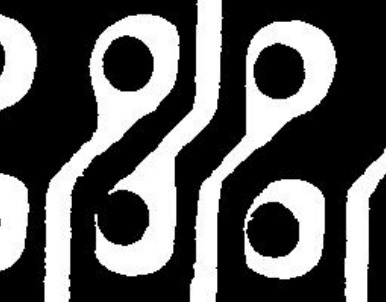
%> input picture Courses' Homeworks/Digital Image Processing/Homework 05/codes/input/pcb.jpg, 386 x 302 px
$ octave ex03.m   (GNU Octave 9; MATLAB toolbox functions it lacks are replaced by stand-ins)
%> lines starting %> are read from the running program, lines starting %| are printed output that depends on the picture; in (x1, y1, x2, y2) boxes, pixels count from 0 and x2, y2 are one past the last pixel; in counts of white or black regions, pixels touching at a corner belong together; the program's own positions count from 1
clear; close all; clc; warning off

im = imread('input\pcb.jpg');
%> im is the input picture: size 302x386x3 uint8; min 0, max 255, mean 90.9
level = graythresh(im);
%> level = 0.49
imBin = im2bw(im,level);
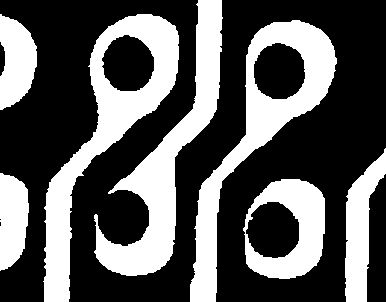
%> imBin: size 302x386 logical; 35.7% white; 7 white regions, largest, box (x1, y1, x2, y2) and area: (43, 14, 179, 302) 10175, (94, 0, 223, 276) 9474, (190, 20, 337, 302) 9474
figure(1); imshow(imBin); title('Binarized Original Image');
imBinInv = ~imBin;
figure(2); imshow(imBinInv); title('Inverted Binarized Original Image');

imInvHolSep = imdilate(imerode(imBinInv,strel('disk',21)),strel('disk',23));
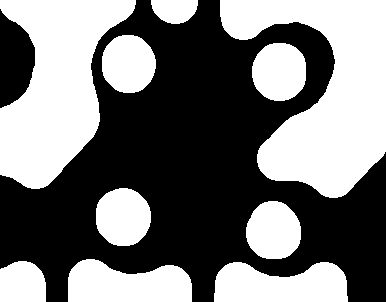
%> imInvHolSep: size 302x386 logical; 46.6% white; 10 white regions, largest, box (x1, y1, x2, y2) and area: (220, 0, 386, 198) 18070, (0, 0, 136, 189) 15025, (214, 262, 348, 302) 4337
figure(3); imshow(imInvHolSep); title('Inverted Holes Separated');

imInHolSepBound = imInvHolSep & ~imerode(imInvHolSep,strel('disk',2));
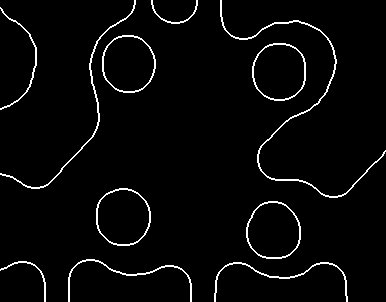
%> imInHolSepBound: size 302x386 logical; 3.2% white in thin lines or dots
figure(4); imshow(imInHolSepBound); title('Inverted Holes Boundaries');

imInvHolSepFill = imfill(imInHolSepBound,'holes');
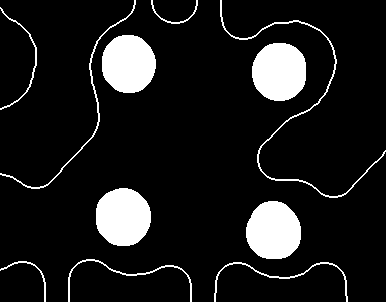
%> imInvHolSepFill: size 302x386 logical; 10.9% white; 11 white regions, largest, box (x1, y1, x2, y2) and area: (96, 188, 151, 246) 2552, (252, 43, 306, 101) 2544, (246, 201, 301, 259) 2540
figure(5); imshow(imInvHolSepFill); title('Inverted Holes Filled After Setting Boundaries');

imInvHolSepDist = imerode(imInvHolSepFill,strel('disk',1));
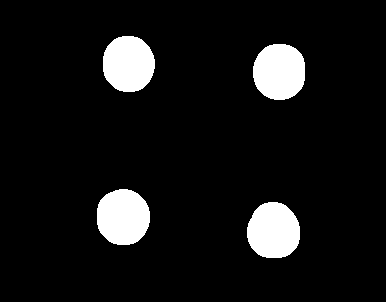
%> imInvHolSepDist: size 302x386 logical; 8.2% white; 4 white regions, box (x1, y1, x2, y2) and area: (97, 189, 150, 245) 2394, (253, 44, 305, 100) 2385, (247, 202, 300, 258) 2382, (103, 36, 155, 92) 2343
figure(6); imshow(imInvHolSepDist); title('Inverted Holes Eroded Just For The Case of Indistinct Hole');

imInvHolSepMinus = imInvHolSepDist & ~imBin;
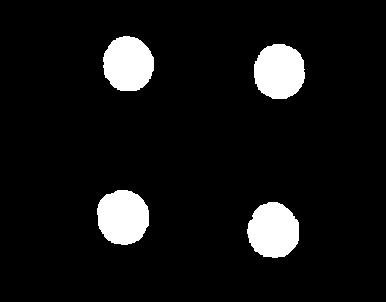
%> imInvHolSepMinus: size 302x386 logical; 7.8% white; 4 white regions, box (x1, y1, x2, y2) and area: (97, 190, 149, 245) 2284, (247, 202, 299, 258) 2271, (254, 44, 305, 99) 2260, (103, 36, 154, 91) 2223
figure(7); imshow(imInvHolSepMinus); title('Inverted Holes Minus The Inverted Binarized Image');

imInvHolSepSmooth = imdilate(imInvHolSepMinus,strel('disk',2));
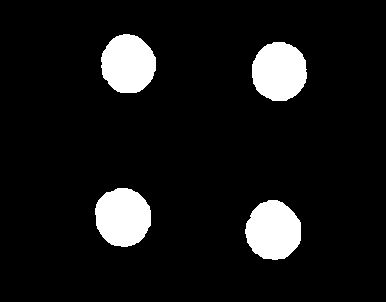
%> imInvHolSepSmooth: size 302x386 logical; 8.9% white; 4 white regions
figure(8); imshow(imInvHolSepSmooth); title('Final Approximated Inverted Holes Smoothed');

[~,numCC] = bwlabel(imInvHolSepSmooth);
%> numCC = 4
fprintf('Number of holes equals:\t%d\n',numCC);
%| Number of holes equals:	4

stats = regionprops(imInvHolSepSmooth);
%> stats = 4 regions; box (x1, y1, x2, y2), Area and Centroid: (95, 188, 151, 247) 2604 [123.5 217.8], (245, 200, 301, 260) 2591 [273.9 231.2], (252, 42, 307, 101) 2583 [279.9 72.1], (101, 34, 156, 93) 2539 [128.8 64.6]
centroid = zeros(length(stats),2);
area = zeros(length(stats),1);
for c1 = 1:length(stats)
    centroid(c1,:) = stats(c1).Centroid;
    area(c1) = stats(c1).Area;
    fprintf('Diameter of the hole with centroid coordinates [%.2f, %.2f] is:\t%.2f\n',centroid(c1,1),centroid(c1,2),sqrt(area(c1)/pi));
end
%> this loop made 4 passes
%| Diameter of the hole with centroid coordinates [123.46, 217.83] is:	28.79
%| Diameter of the hole with centroid coordinates [128.76, 64.58] is:	28.43
%| Diameter of the hole with centroid coordinates [273.90, 231.15] is:	28.72
%| Diameter of the hole with centroid coordinates [279.87, 72.15] is:	28.67
%> after the loop, area = [2604; 2539; 2591; 2583]; centroid = [123.5 217.8; 128.8 64.58; 273.9 231.2; 279.9 72.15]

$ run again, with Courses' Homeworks/Digital Image Processing/Homework 05/codes/input/dog.jpg copied over Courses' Homeworks/Digital Image Processing/Homework 05/codes/input/pcb.jpg
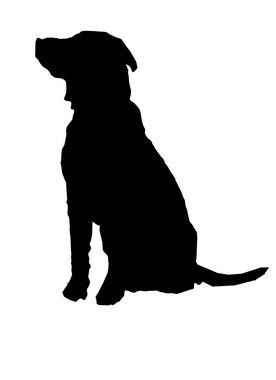
%> input picture Courses' Homeworks/Digital Image Processing/Homework 05/codes/input/dog.jpg, 276 x 380 px
%> im is the input picture: size 380x276 uint8; min 0, max 255, mean 191.2
%> level = 0.502
%> `imBin = im2bw(im,level);`:
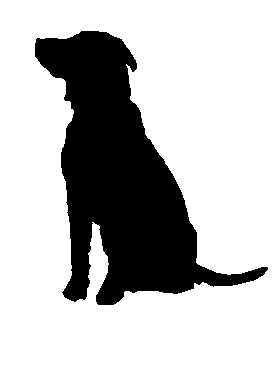
%> imBin: size 380x276 logical; 75% white; 1 black region, box (x1, y1, x2, y2) and area: (35, 31, 268, 305) 26248
%> imInvHolSep: size 380x276 logical; 22.8% white; 1 white region, box (x1, y1, x2, y2) and area: (47, 29, 200, 295) 23939
%> imInHolSepBound: size 380x276 logical; 1.2% white in thin lines or dots, all inside (x1, y1, x2, y2) = (47, 29, 200, 295)
%> imInvHolSepDist: size 380x276 logical; 22.2% white; 1 white region, box (x1, y1, x2, y2) and area: (48, 30, 199, 294) 23284
%> imInvHolSepMinus: size 380x276 logical; 21.7% white; 1 white region, box (x1, y1, x2, y2) and area: (48, 31, 199, 294) 22741
%> `imInvHolSepSmooth = imdilate(imInvHolSepMinus,strel('disk',2));`:
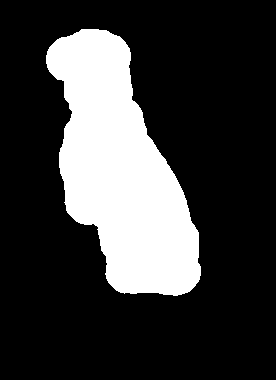
%> imInvHolSepSmooth: size 380x276 logical; 23% white; 1 white region
%> numCC = 1
%| Number of holes equals:	1
%> stats = 1 region; box (x1, y1, x2, y2), Area and Centroid: (46, 29, 201, 296) 24074 [121.5 171.7]
%> the loop `for c1 = 1:length(stats)` made 1 pass
%| Diameter of the hole with centroid coordinates [121.50, 171.65] is:	87.54
%> after the loop `for c1 = 1:length(stats)`: centroid = [121.5 171.7]

$ run again, with Courses' Homeworks/Digital Image Processing/Homework 05/codes/input/falcon.jpg copied over Courses' Homeworks/Digital Image Processing/Homework 05/codes/input/pcb.jpg
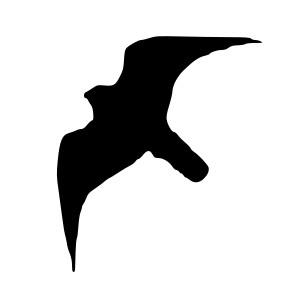
%> input picture Courses' Homeworks/Digital Image Processing/Homework 05/codes/input/falcon.jpg, 300 x 286 px
%> im is the input picture: size 286x300x3 uint8; min 0, max 255, mean 211.8
%> level = 0.502
%> `imBin = im2bw(im,level);`:
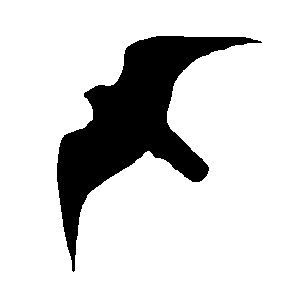
%> imBin: size 286x300 logical; 83% white; 1 black region, box (x1, y1, x2, y2) and area: (57, 36, 262, 272) 14552
%> imInvHolSep: size 286x300 logical; 13.9% white; 1 white region, box (x1, y1, x2, y2) and area: (55, 34, 191, 199) 11906
%> imInHolSepBound: size 286x300 logical; 0.99% white in thin lines or dots, all inside (x1, y1, x2, y2) = (55, 34, 191, 199)
%> imInvHolSepDist: size 286x300 logical; 13.4% white; 1 white region, box (x1, y1, x2, y2) and area: (56, 35, 190, 198) 11480
%> imInvHolSepMinus: size 286x300 logical; 13% white; 1 white region, box (x1, y1, x2, y2) and area: (57, 36, 190, 198) 11126
%> `imInvHolSepSmooth = imdilate(imInvHolSepMinus,strel('disk',2));`:
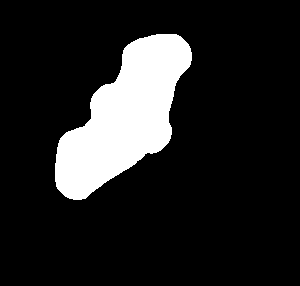
%> imInvHolSepSmooth: size 286x300 logical; 14% white; 1 white region
%> numCC = 1
%| Number of holes equals:	1
%> stats = 1 region; box (x1, y1, x2, y2), Area and Centroid: (55, 34, 192, 200) 11997 [124.8 117.5]
%> the loop `for c1 = 1:length(stats)` made 1 pass
%| Diameter of the hole with centroid coordinates [124.84, 117.47] is:	61.80
%> after the loop `for c1 = 1:length(stats)`: centroid = [124.8 117.5]
